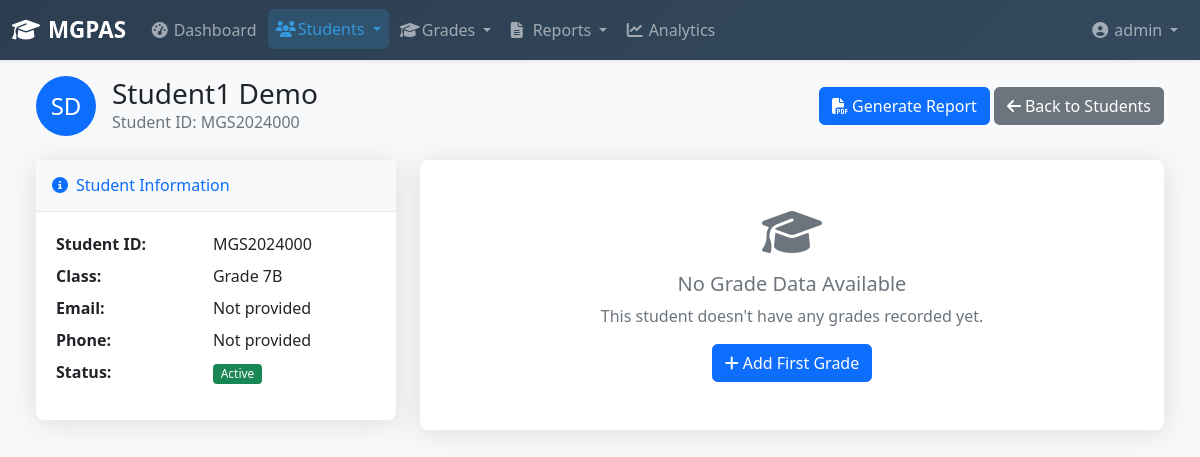
Page /grading/students/60/ (signed in) on the committed database.
### authentication/models.py (models this page shows, shortened)
class User(AbstractUser):
    class Role(models.TextChoices):
        ADMIN = 'ADMIN', _('Administrator')
        TEACHER = 'TEACHER', _('Teacher')
        VIEWER = 'VIEWER', _('Viewer')
    role = models.CharField(
        max_length=10,
        choices=Role.choices,
        default=Role.TEACHER,
        verbose_name=_('User Role')
    )
    phone_number = models.CharField(max_length=15, blank=True, null=True)
    date_of_birth = models.DateField(blank=True, null=True)
    profile_picture = models.ImageField(upload_to='profile_pictures/', blank=True, null=True)
    bio = models.TextField(blank=True, null=True)

### grading/models.py (models this page shows, shortened)
class Student(models.Model):
    first_name = models.CharField(max_length=100)
    last_name = models.CharField(max_length=100)
    student_id = models.CharField(max_length=20, unique=True)
    date_of_birth = models.DateField()
    email = models.EmailField(blank=True)
    phone = models.CharField(max_length=15, blank=True)
    address = models.TextField(blank=True)
    current_class = models.ForeignKey(Class, on_delete=models.SET_NULL, null=True, blank=True)
    academic_year = models.ForeignKey(AcademicYear, on_delete=models.CASCADE)
    enrollment_date = models.DateField()
    is_active = models.BooleanField(default=True)
    created_at = models.DateTimeField(auto_now_add=True)
    updated_at = models.DateTimeField(auto_now=True)
    class Meta:
        ordering = ['last_name', 'first_name']

class Class(models.Model):
    name = models.CharField(max_length=50)
    academic_year = models.ForeignKey(AcademicYear, on_delete=models.CASCADE)
    teacher = models.ForeignKey(User, on_delete=models.SET_NULL, null=True, blank=True)

### grading/views.py (the view, shortened to what this page needs)
# urls.py: path('students/<int:pk>/', views.StudentDetailView.as_view(), name='student_detail'),
class StudentDetailView(LoginRequiredMixin, DetailView):
    model = Student
    template_name = 'grading/student_detail.html'
    context_object_name = 'student'
    def get_context_data(self, **kwargs):
        context = super().get_context_data(**kwargs)
        student = self.get_object()
        grades = Grade.objects.filter(student=student).select_related('subject')
        context['grades'] = grades
        return context

### templates/grading/student_detail.html (shortened to what this page needs)
{% extends 'base.html' %}
{% load static %}
{% block content %}
<div class="container-fluid">
    <div class="d-sm-flex align-items-center justify-content-between mb-4">
        <div class="d-flex align-items-center">
            <div class="bg-primary text-white rounded-circle d-flex align-items-center justify-content-center me-3"
                 style="width: 60px; height: 60px; font-size: 24px;">
                {{ student.first_name|first }}{{ student.last_name|first }}
            </div>
            <div>
                <h1 class="h3 mb-0 text-gray-800">{{ student.first_name }} {{ student.last_name }}</h1>
                <p class="text-muted mb-0">Student ID: {{ student.student_id }}</p>
            </div>
        </div>
        <div class="mt-3 mt-sm-0">
            <a href="{% url 'reporting:student_report' %}?student_id={{ student.id }}" class="btn btn-primary">
                <i class="fas fa-file-pdf me-1"></i>Generate Report
            </a>
            <a href="{% url 'grading:student_list' %}" class="btn btn-secondary">
                <i class="fas fa-arrow-left me-1"></i>Back to Students
            </a>
        </div>
    </div>
    <div class="row">
        <div class="col-lg-4 mb-4">
            <div class="card shadow performance-card">
                <div class="card-header py-3">
                    <h6 class="m-0 font-weight-bold text-primary">
                        <i class="fas fa-info-circle me-2"></i>Student Information
                    </h6>
                </div>
                <div class="card-body">
                    <table class="table table-sm table-borderless">
                        <tr>
                            <td><strong>Student ID:</strong></td>
                            <td>{{ student.student_id }}</td>
                        </tr>
                        <tr>
                            <td><strong>Class:</strong></td>
                            <td>{{ student.current_class.name|default:"Not assigned" }}</td>
                        </tr>
                        <tr>
                            <td><strong>Email:</strong></td>
                            <td>{{ student.email|default:"Not provided" }}</td>
                        </tr>
                        <tr>
                            <td><strong>Phone:</strong></td>
                            <td>{{ student.phone|default:"Not provided" }}</td>
                        </tr>
                        <tr>
                            <td><strong>Status:</strong></td>
                            <td>
                                <span class="badge bg-{% if student.is_active %}success{% else %}secondary{% endif %}">
                                    {% if student.is_active %}Active{% else %}Inactive{% endif %}
                                </span>
                            </td>
                        </tr>
                    </table>
                </div>
            </div>
        </div>
        <div class="col-lg-8 mb-4">
            {% if grades %}
            <div class="card shadow performance-card mb-4">
                <div class="card-header py-3">
                    <h6 class="m-0 font-weight-bold text-info">
                        <i class="fas fa-chart-pie me-2"></i>Grade Distribution
                    </h6>
                </div>
                <div class="card-body">
                    <div class="row text-center">
                        <div class="col-2">
                            <span class="badge grade-badge bg-success p-2">A: {{ grade_distribution.A }}</span>
                        </div>
                        <div class="col-2">
                            <span class="badge grade-badge bg-info p-2">B: {{ grade_distribution.B }}</span>
                        </div>
                        <div class="col-2">
                            <span class="badge grade-badge bg-warning p-2">C: {{ grade_distribution.C }}</span>
                        </div>
                        <div class="col-2">
                            <span class="badge grade-badge bg-orange p-2">D: {{ grade_distribution.D }}</span>
                        </div>
                        <div class="col-2">
                            <span class="badge grade-badge bg-danger p-2">F: {{ grade_distribution.F }}</span>
                        </div>
                    </div>
                </div>
            </div>
            <div class="card shadow performance-card mb-4">
                <div class="card-header py-3">
                    <h6 class="m-0 font-weight-bold text-primary">
                        <i class="fas fa-book me-2"></i>Subject Performance
                    </h6>
                </div>
                <div class="card-body">
                    {% for subject in subject_performance %}
                    <div class="mb-3">
                        <div class="d-flex justify-content-between mb-1">
                            <span>{{ subject.subject__name }}</span>
                            <span class="fw-bold">{{ subject.avg_score|floatformat:1 }}% ({{ subject.count }} grades)</span>
                        </div>
                        <div class="progress subject-progress">
                            <div class="progress-bar bg-{% if subject.avg_score >= 80 %}success{% elif subject.avg_score >= 60 %}warning{% else %}danger{% endif %}"
                                 style="width: {{ subject.avg_score }}%"></div>
                        </div>
                    </div>
                    {% endfor %}
                </div>
            </div>
            <div class="card shadow performance-card">
                <div class="card-header py-3">
                    <h6 class="m-0 font-weight-bold text-warning">
                        <i class="fas fa-list me-2"></i>Recent Grades
                    </h6>
                </div>
                <div class="card-body">
                    <div class="table-responsive">
                        <table class="table table-sm">
                            <thead>
                                <tr>
                                    <th>Subject</th>
                                    <th>Assessment</th>
                                    <th>Score</th>
                                    <th>Grade</th>
                                    <th>Date</th>
                                </tr>
                            </thead>
                            <tbody>
                                {% for grade in grades|slice:":10" %}
                                <tr>
                                    <td>{{ grade.subject.name }}</td>
                                    <td>{{ grade.assessment_name }}</td>
                                    <td>{{ grade.score }}/{{ grade.max_score }}</td>
                                    <td>
                                        <span class="badge bg-{% if grade.percentage >= 80 %}success{% elif grade.percentage >= 60 %}warning{% else %}danger{% endif %}">
                                            {{ grade.percentage|floatformat:1 }}% ({{ grade.get_grade_letter }})
                                        </span>
                                    </td>
                                    <td>{{ grade.date|date:"M d, Y" }}</td>
                                </tr>
                                {% endfor %}
                            </tbody>
                        </table>
                    </div>
                </div>
            </div>
            {% else %}
            <div class="card shadow">
                <div class="card-body text-center py-5">
                    <i class="fas fa-graduation-cap fa-3x text-muted mb-3"></i>
                    <h5 class="text-muted">No Grade Data Available</h5>
                    <p class="text-muted">This student doesn't have any grades recorded yet.</p>
                    <a href="{% url 'grading:grade_add' %}?student_id={{ student.id }}" class="btn btn-primary">
                        <i class="fas fa-plus me-1"></i>Add First Grade
                    </a>
                </div>
            </div>
            {% endif %}
        </div>
    </div>
</div>
{% endblock %}

### templates/partials/navbar.html (shortened to what this page needs)
<nav class="navbar navbar-expand-lg navbar-dark bg-dark shadow-sm">
    <div class="container-fluid">
        <a class="navbar-brand" href="{% url 'dashboard' %}">
            <i class="fas fa-graduation-cap me-2"></i>MGPAS
        </a>
        <div class="collapse navbar-collapse" id="mainNavbar">
            <ul class="navbar-nav me-auto">
                <li class="nav-item">
                    <a class="nav-link {% if request.path == '/dashboard/' %}active{% endif %}" href="{% url 'dashboard' %}">
                        <i class="fas fa-tachometer-alt me-1"></i>Dashboard
                    </a>
                </li>
                <li class="nav-item dropdown">
                    <a class="nav-link dropdown-toggle {% if 'students' in request.path %}active{% endif %}"
                       href="#" role="button" data-bs-toggle="dropdown">
                        <i class="fas fa-users me-1"></i>Students
                    </a>
                </li>
                <li class="nav-item dropdown">
                    <a class="nav-link dropdown-toggle {% if 'grades' in request.path %}active{% endif %}"
                       href="#" role="button" data-bs-toggle="dropdown">
                        <i class="fas fa-graduation-cap me-1"></i>Grades
                    </a>
                </li>
                <li class="nav-item dropdown">
                    <a class="nav-link dropdown-toggle {% if 'reporting' in request.path %}active{% endif %}"
                       href="#" role="button" data-bs-toggle="dropdown">
                        <i class="fas fa-file-alt me-1"></i>Reports
                    </a>
                </li>
                <li class="nav-item">
                    <a class="nav-link {% if 'analytics' in request.path %}active{% endif %}"
                       href="{% url 'analytics:dashboard' %}">
                        <i class="fas fa-chart-line me-1"></i>Analytics
                    </a>
                </li>
            </ul>
            <ul class="navbar-nav ms-auto">
                <li class="nav-item dropdown">
                    <a class="nav-link dropdown-toggle" href="#" role="button" data-bs-toggle="dropdown">
                        <i class="fas fa-user-circle"></i>
                        {{ user.get_full_name|default:user.username }}
                    </a>
                </li>
            </ul>
        </div>
    </div>
</nav>

### static/css/styles.css (style rules this page uses)
body { font-family: 'Segoe UI', Tahoma, Geneva, Verdana, sans-serif; background-color: #f8f9fa; overflow-x: hidden; }
:root { --primary: #0d6efd; --secondary: #6c757d; --success: #198754; --info: #0dcaf0; --warning: #ffc107; --danger: #dc3545; --light: #f8f9fa; --dark: #212529; }
.navbar-dark { background: linear-gradient(135deg, #2c3e50 0%, #34495e 100%) !important; box-shadow: 0 2px 15px rgba(0, 0, 0, 0.1); }
.navbar-brand { font-weight: 700; font-size: 1.4rem; }
.navbar-nav .nav-link { padding: 0.5rem 1rem; border-radius: 6px; margin: 0 0.1rem; transition: all 0.3s ease; }
.navbar-nav .nav-link:hover, .navbar-nav .nav-link.active { background: rgba(255, 255, 255, 0.1); transform: translateY(-1px); }
.navbar-nav .nav-link i { width: 18px; }
.navbar-nav .nav-link.active { background: rgba(52, 152, 219, 0.2); color: #3498db !important; }
.card { border: none; border-radius: 0.5rem; box-shadow: 0 0.15rem 1.75rem 0 rgba(58, 59, 69, 0.15); transition: transform 0.2s; }
.card-header { background-color: #f8f9fa; border-bottom: 1px solid #e3e6f0; }
.btn { border-radius: 0.35rem; }
.shadow { box-shadow: 0 0.15rem 1.75rem 0 rgba(58, 59, 69, 0.15) !important; }
.badge { font-weight: 500; }
.card, .alert, .btn { animation: fadeIn 0.5s ease-out; }
:root { --primary-gradient: linear-gradient(135deg, #0d6efd 0%, #0a58ca 100%); --success-gradient: linear-gradient(135deg, #198754 0%, #146c43 100%); --info-gradient: linear-gradient(135deg, #0dcaf0 0%, #0aa2c0 100%); --warning-gradient: linear-gradient(135deg, #ffc107 0%, #d39e00 100%); --danger-gradient: linear-gradient(135deg, #dc3545 0%, #b02a37 100%); }
.card { animation: fadeInUp 0.6s ease-out; }
.card:nth-child(1) { animation-delay: 0.1s; }

### templates/grading/student_detail.html (style rules this page uses)
.performance-card { transition: all 0.3s ease; }

### rows in the picture
User: get_full_name "admin"
Student: first_name|first "S", last_name|first "D", first_name "Student1", last_name "Demo", student_id "MGS2024000", current_class.name "Grade 7B", email "Not provided", phone "Not provided"
